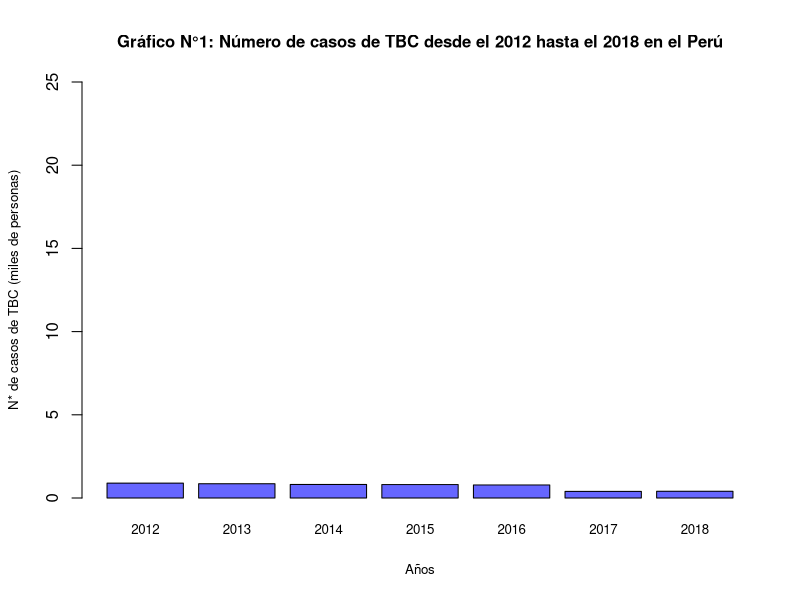
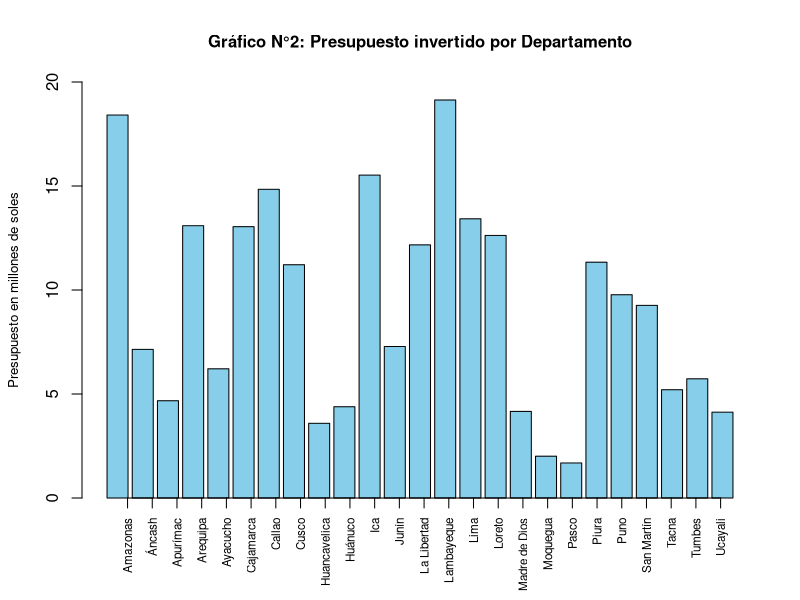
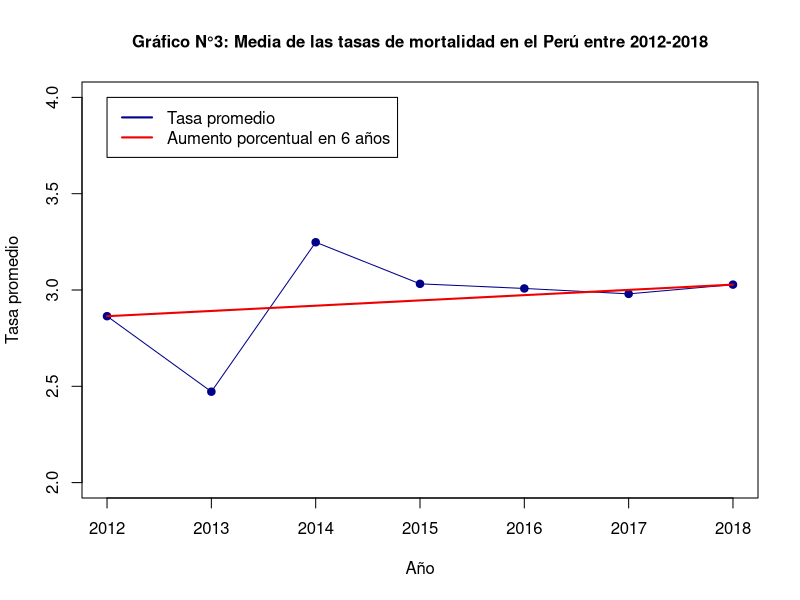
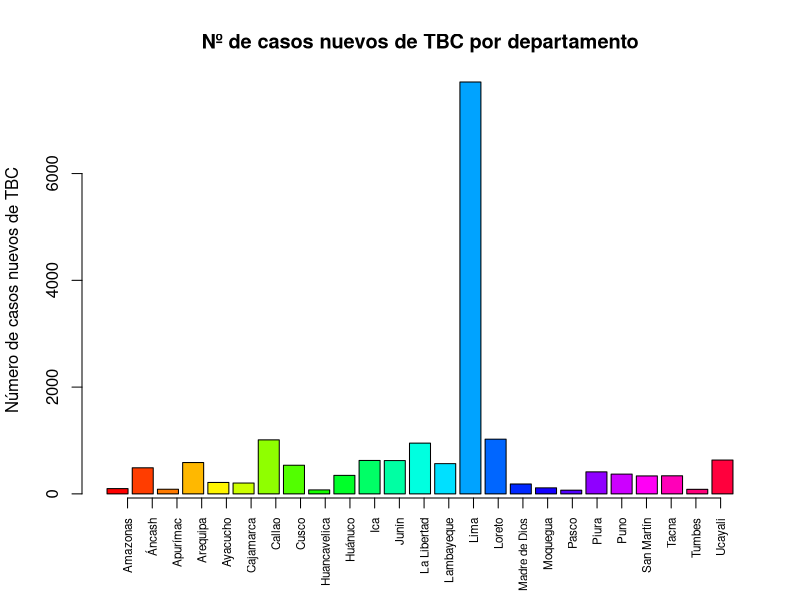
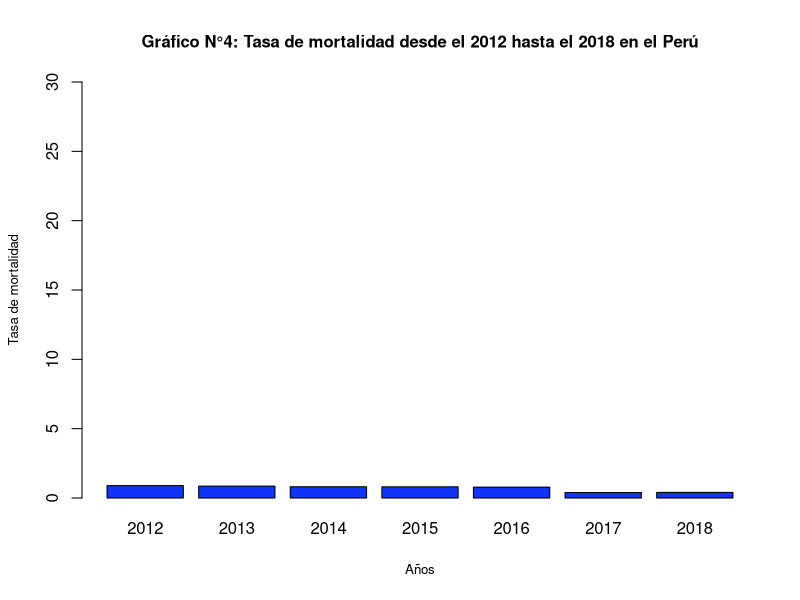
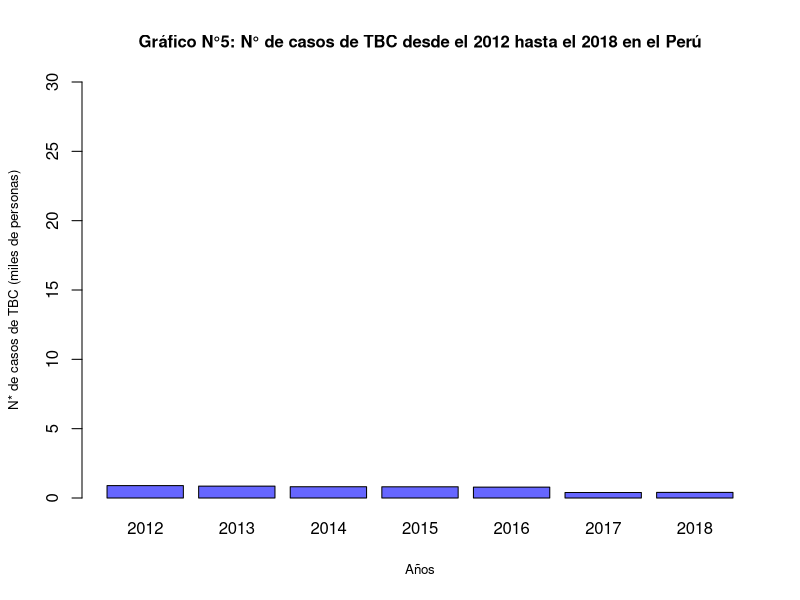
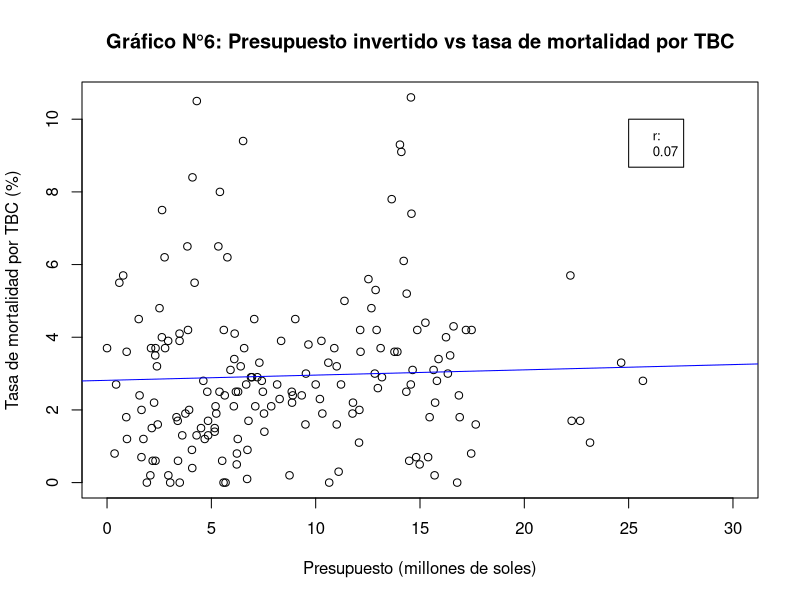
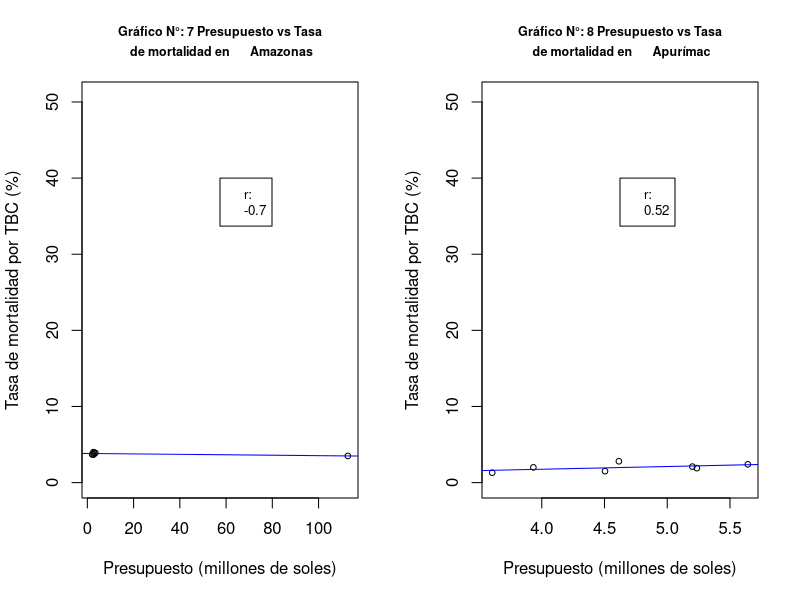

These charts were generated, in order, by the following R code:
## ---- chunk 1
datos <- read.csv(file = "Datos.csv", fileEncoding = "UTF-8")
## ---- chunk 2
x<-0
morbilidad_porr_anho<-c()
anhos<-c()
for (i in 2012:2018){
       x<-x+1
       morbilidad_porr_anho[x]<-mean(datos$Numero.de.casos.Nuevos[datos$Año==i])
       anhos[x]<-i
}
casos <- morbilidad_porr_anho/1000
names(casos)<-anhos
barplot(casos,main="Gráfico N°1: Número de casos de TBC desde el 2012 hasta el 2018 en el Perú"
        ,ylab ="N* de casos de TBC (miles de personas)"
        ,xlab ="Años"
        ,ylim=c(0,25)
        ,cex.main=1.25
        ,cex.lab=0.8
        ,col = "#6666FF"
        ,cex.main=1
        ,cex.names = 0.8)
## ---- chunk 3
departamentos1<-unique(datos$Departamento)
Departamentos<-datos$Departamento
Morbilidad<-datos$Morbilidad
Presupuesto.orientado<-datos$Presupuesto.para.el.programa.orientado.a.disminuir.la.incidencia.de.TBC.y.VIH
datos4<-data.frame(Departamentos,Morbilidad,Presupuesto.orientado)

Morbilidad2<-c()
Presupuesto.orientado2<-c()
for (i in 1:25){
aux<-sum(datos4$Morbilidad[which(datos4$Departamentos==Departamentos[c(i)])])/7
Morbilidad2<-c(Morbilidad2,aux)
aux2<-sum(datos4$Presupuesto.orientado[which(datos4$Departamentos==Departamentos[c(i)])])/7
Presupuesto.orientado2<-c(Presupuesto.orientado2,aux2)
}

P<-Presupuesto.orientado2/1000000

Departamentos2<-Departamentos[c(1,2,3,4,5,6,7,8,9,10,11,12,13,14,15,16,17,18,19,20,21,22,23,24,25)]
datos5<-data.frame(Departamentos2,Morbilidad2,Presupuesto.orientado2)
barplot(P,main="Gráfico N°2: Presupuesto invertido por Departamento"
        ,ylab = "Presupuesto en millones de soles"
        ,width = 0.85
        ,col = "skyblue"
        ,ylim =c(0,20)
        ,cex.main=1
        ,cex.lab=0.8)
axis(1,at=1:25,labels = departamentos1,las=3,cex.axis=0.7)

## ---- chunk 4
z<-0
tasademortalidadprom<-c()
años<-c()
for(i in 2012:2018){
  z<-z+1
  tasademortalidadprom[z]<- mean(datos$Tasa.de.mortalidad[datos$Año==i])
  años[z]<-i
}
Vs=(seq(from=tasademortalidadprom[1],to=tasademortalidadprom[7],by=(tasademortalidadprom[7]-tasademortalidadprom[1])/6))
plot(y=tasademortalidadprom,x = 2012:2018
     ,main = "Gráfico N°3: Media de las tasas de mortalidad en el Perú entre 2012-2018"
     ,xlab = "Año"
     ,ylab = "Tasa promedio"
     ,ylim = c(2,4)
     ,type ="o"
     ,pch = 19
     ,cex.main=1
     ,col = c("blue4"));
lines(y=Vs,x = 2012:2018, col="red2",lwd=2)
legend(2012,4,legend=c("Tasa promedio","Aumento porcentual en 6 años"),col=c("blue4","red2"),lwd=2)

## ---- chunk 5
Departamentos <-datos[,"Departamento"]
Numero.de.casos.nuevos<-datos[,"Numero.de.casos.Nuevos"]

datos2<-data.frame(Departamentos,Numero.de.casos.nuevos)
Numero.de.casos.nuevos2<-c()
for (i in 1:25)
{
aux<-sum(datos2$Numero.de.casos.nuevos[which(datos2$Departamentos==Departamentos[c(i)])])/7
Numero.de.casos.nuevos2<-c(Numero.de.casos.nuevos2,aux)
}
Departamentos2<-Departamentos[c(1,2,3,4,5,6,7,8,9,10,11,12,13,14,15,16,17,18,19,20,21,22,23,24,25)]
datos3<-data.frame(Departamentos2,Numero.de.casos.nuevos2)

dep<-c("Amazonas","Áncash","Apurímac","Arequipa","Ayacucho","Cajamarca","Callao","Cusco","Huancavelica","Huánuco","Ica","Junín","La Libertad","Lambayeque","Lima","Loreto","Madre de Dios","Moquegua","Pasco","Piura","Puno","San Martín","Tacna","Tumbes","Ucayali")

barplot(datos3$Numero.de.casos.nuevos2,main = "Nº de casos nuevos de TBC por departamento",width=0.85 ,ylab =  "Número de casos nuevos de TBC", col=rainbow(25))
axis(1,at=1:25,labels = dep,las=3,cex.axis=0.7)
## ---- chunk 6
z<-0
tasademortalidad<-c()
años<-c()
for(i in 2012:2018){
  z<-z+1
  tasademortalidad[z]<- sum(datos$Tasa.de.mortalidad[datos$Año==i])
  años[z]<-i
}
cases<-tasademortalidad
names(cases)<-años
barplot(casos,main="Gráfico N°4: Tasa de mortalidad desde el 2012 hasta el 2018 en el Perú"
        ,ylab ="Tasa de mortalidad"
        ,xlab ="Años"
        ,ylim=c(0,30)
        ,cex.main=1
        ,cex.lab=0.8
        ,col = "#1234F8")
## ---- chunk 7
barplot(casos
        ,main="Gráfico N°5: N° de casos de TBC desde el 2012 hasta el 2018 en el Perú"
        ,ylab ="N* de casos de TBC (miles de personas)"
        ,xlab ="Años"
        ,ylim=c(0,30)
        ,cex.main=1
        ,cex.lab=0.8
        ,col = "#6666FF")
## ---- chunk 8
Presupuesto_millones<-datos$Presupuesto.para.el.programa.orientado.a.disminuir.la.incidencia.de.TBC.y.VIH/1000000
tasa_mortalidad<-datos$Tasa.de.mortalidad
plot(Presupuesto_millones,tasa_mortalidad 
     ,main="Gráfico N°6: Presupuesto invertido vs tasa de mortalidad por TBC"
     ,ylab="Tasa de mortalidad por TBC (%)"
     ,xlab="Presupuesto (millones de soles)"
     ,xlim=c(0,30))
abline(lm(tasa_mortalidad~Presupuesto_millones), col="blue")
coeficiente_es<-c("r:",round(cor(Presupuesto_millones, tasa_mortalidad),2))
legend(25, 10,legend=c(coeficiente_es),cex=0.8)
## ---- chunk 9
par(mfrow=c(1,2))
x<-6
for (i in 1:length(departamentos1)){
Presupuesto_millones<-datos$Presupuesto.para.el.programa.orientado.a.disminuir.la.incidencia.de.TBC.y.VIH[datos$Departamento==departamentos1[i]]/1000000
tasa_mortalidad<-datos$Tasa.de.mortalidad[datos$Departamento==departamentos1[i]]
cor(Presupuesto_millones, tasa_mortalidad)
coeficiente<-round(cor(Presupuesto_millones, tasa_mortalidad),2)
if(abs(coeficiente)>=0.5){
x<-x+1
nombre_depa<-c(paste("Gráfico N°:",toString(x),"Presupuesto vs Tasa",sep = " "),paste(" de mortalidad en\t", toString(departamentos1[i]),sep = " "))
plot(Presupuesto_millones 
     ,tasa_mortalidad,ylab="Tasa de mortalidad por TBC (%)"
     ,xlab="Presupuesto (millones de soles)"
     ,ylim = c(0,max(datos$Tasa.de.mortalidad)+40)
     ,main=nombre_depa
     ,cex.main=0.75
     ,cex= 0.75)
abline(lm(tasa_mortalidad~Presupuesto_millones), col="blue")
coeficiente_es<-c("r:",coeficiente)
legend((max(Presupuesto_millones)+min(Presupuesto_millones))/2,  40,legend=c(coeficiente_es),cex=0.8)
}}
## ---- chunk 10
Departamentos<-datos$Departamento
Morbilidad<-datos$Morbilidad
Presupuesto.orientado<-datos$Presupuesto.para.el.programa.orientado.a.disminuir.la.incidencia.de.TBC.y.VIH
datos4<-data.frame(Departamentos,Morbilidad,Presupuesto.orientado)
Morbilidad2<-c()
Presupuesto.orientado2<-c()
for (i in 1:25)
{
aux<-sum(datos4$Morbilidad[which(datos4$Departamentos==Departamentos[c(i)])])/7
Morbilidad2<-c(Morbilidad2,aux)
aux2<-sum(datos4$Presupuesto.orientado[which(datos4$Departamentos==Departamentos[c(i)])])/7
Presupuesto.orientado2<-c(Presupuesto.orientado2,aux2)
}
P<-Presupuesto.orientado2/1000000
Departamentos2<-Departamentos[c(1,2,3,4,5,6,7,8,9,10,11,12,13,14,15,16,17,18,19,20,21,22,23,24,25)]
barplot(Morbilidad2,main="Gráfico N°12: Morbilidad de TBC por departamento"
        ,ylab = "Morbilidad de TBC"
        ,width = 0.85
        ,col = "skyblue"
        ,ylim =c(0,12000))
axis(1,at=1:25,labels = departamentos1,las=3,cex.axis=0.7)
abline(h=201,col="red",lwd=1)
barplot(P,main="Gráfico N°13: Presupuesto invertido por departamento"
        ,ylab = "Presupuesto en millones de soles"
        ,width = 0.85
        ,col = "skyblue"
        ,ylim =c(0,20)
        ,cex.main=1)
axis(1,at=1:25,labels = departamentos1,las=3,cex.axis=0.7)
abline(h=5.125517,col="red",lwd=1)
q1<-quantile(P)
q2<-quantile(Morbilidad2)

## ---- chunk 11
dato6<-datos5$Departamentos2[which(datos5$Presupuesto.orientado2<=5125517)]
morb3<-datos5$Morbilidad2[which(datos5$Presupuesto.orientado2<=5125517)]
## ---- chunk 12
barplot(morb3,main="Gráfico N°14: Morbilidad de departamentos con bajo presupuesto"
        ,ylab = "Morbilidad"
        ,width = 0.85
        ,col = "skyblue"
        ,ylim =c(0,1000)
        ,cex.axis = 0.85
        ,cex.names = 0.8
        ,cex.main=1)
axis(1,at=1:7,labels = dato6,las=3,cex.axis=0.7)
abline(h=median(Morbilidad2),col="blue",lwd=1)
abline(h=201,col="red",lwd=1)
abline(h=mean(morb3),col="green",lwd=1)
legend(0,1000,legend=c("mediana\nde morbilidad"),col=c("blue"),lwd=1,cex=0.8)
legend(2,1000,legend=c("primer cuartil\nde morbilidad"),col=c("red"),lwd=1,cex=0.8)
legend(4,1000,legend=c("media de morbilidad de departamentos\n con menor presupuesto"),col=c("green"),lwd=1,cex=0.8)
## ---- chunk 13
plot(x=datos$Numero.de.casos.Nuevos,y=datos$Presupuesto.para.el.programa.orientado.a.disminuir.la.incidencia.de.TBC.y.VIH
     ,xlab = "Número de casos nuevos por departamento"
     ,ylab = "Presupuesto por departamento"
     ,main = "Gráfico N°15: Presupuesto invertido VS. Número de casos nuevos"
     ,cex.main=1)
plot(x = datos$Numero.de.casos.Nuevos,y = datos$Presupuesto.para.el.programa.orientado.a.disminuir.la.incidencia.de.TBC.y.VIH
     ,ylim = c(0,3*10^7),xlim=c(0,1250)
     ,xlab = "Número de casos nuevos por departamento"
     ,ylab = "Presupuesto por departamento"
     ,main = "Gráfico N°16: Presupuesto invertido VS. Número de casos nuevos (ampliado)"
     ,cex.main=1)
